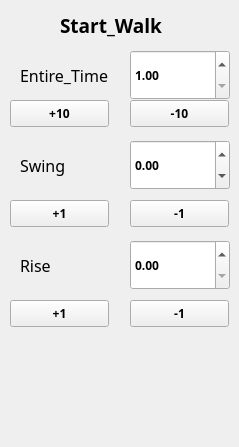
      <widget class="QWidget" name="page_5">
       <property name="geometry">
        <rect>
         <x>0</x>
         <y>0</y>
         <width>239</width>
         <height>447</height>
        </rect>
       </property>
       <attribute name="label">
        <string>Start_Walk</string>
       </attribute>
       <widget class="QPushButton" name="Start_Entire_Time_Minus_Button">
        <property name="geometry">
         <rect>
          <x>130</x>
          <y>100</y>
          <width>99</width>
          <height>27</height>
         </rect>
        </property>
        <property name="font">
         <font>
          <family>NanumBarunGothic</family>
          <weight>75</weight>
          <bold>true</bold>
         </font>
        </property>
        <property name="text">
         <string>-10</string>
        </property>
       </widget>
       <widget class="QPushButton" name="Start_Entire_Time_Plus_Button">
        <property name="geometry">
         <rect>
          <x>10</x>
          <y>100</y>
          <width>99</width>
          <height>27</height>
         </rect>
        </property>
        <property name="font">
         <font>
          <family>NanumBarunGothic</family>
          <weight>75</weight>
          <bold>true</bold>
         </font>
        </property>
        <property name="text">
         <string>+10</string>
        </property>
       </widget>
       <widget class="QDoubleSpinBox" name="Start_Swing_Box">
        <property name="geometry">
         <rect>
          <x>130</x>
          <y>140</y>
          <width>100</width>
          <height>50</height>
         </rect>
        </property>
        <property name="font">
         <font>
          <family>NanumBarunGothic</family>
          <weight>75</weight>
          <bold>true</bold>
         </font>
        </property>
        <property name="minimum">
         <double>-50.000000000000000</double>
        </property>
        <property name="maximum">
         <double>50.000000000000000</double>
        </property>
       </widget>
       <widget class="QPushButton" name="Start_Swing_Minus_Button">
        <property name="geometry">
         <rect>
          <x>130</x>
          <y>200</y>
          <width>99</width>
          <height>27</height>
         </rect>
        </property>
        <property name="font">
         <font>
          <family>NanumBarunGothic</family>
          <weight>75</weight>
          <bold>true</bold>
         </font>
        </property>
        <property name="text">
         <string>-1</string>
        </property>
       </widget>
       <widget class="QDoubleSpinBox" name="Start_Entire_Time_Box">
        <property name="geometry">
         <rect>
          <x>130</x>
          <y>50</y>
          <width>100</width>
          <height>50</height>
         </rect>
        </property>
        <property name="font">
         <font>
          <family>NanumBarunGothic</family>
          <weight>75</weight>
          <bold>true</bold>
         </font>
        </property>
        <property name="minimum">
         <double>1.000000000000000</double>
        </property>
        <property name="maximum">
         <double>200.000000000000000</double>
        </property>
        <property name="singleStep">
         <double>10.000000000000000</double>
        </property>
       </widget>
       <widget class="QLabel" name="label_30">
        <property name="geometry">
         <rect>
          <x>60</x>
          <y>0</y>
          <width>131</width>
          <height>50</height>
         </rect>
        </property>
        <property name="font">
         <font>
          <family>NanumBarunGothic</family>
          <pointsize>14</pointsize>
          <weight>75</weight>
          <bold>true</bold>
         </font>
        </property>
        <property name="text">
         <string>Start_Walk</string>
        </property>
       </widget>
       <widget class="QPushButton" name="Start_Swing_Plus_Button">
        <property name="geometry">
         <rect>
          <x>10</x>
          <y>200</y>
          <width>99</width>
          <height>27</height>
         </rect>
        </property>
        <property name="font">
         <font>
          <family>NanumBarunGothic</family>
          <weight>75</weight>
          <bold>true</bold>
         </font>
        </property>
        <property name="text">
         <string>+1</string>
        </property>
       </widget>
       <widget class="QLabel" name="label_31">
        <property name="geometry">
         <rect>
          <x>20</x>
          <y>140</y>
          <width>110</width>
          <height>50</height>
         </rect>
        </property>
        <property name="font">
         <font>
          <family>NanumBarunGothic</family>
          <pointsize>12</pointsize>
          <weight>50</weight>
          <bold>false</bold>
         </font>
        </property>
        <property name="text">
         <string>Swing</string>
        </property>
       </widget>
       <widget class="QLabel" name="label_29">
        <property name="geometry">
         <rect>
          <x>20</x>
          <y>50</y>
          <width>110</width>
          <height>50</height>
         </rect>
        </property>
        <property name="font">
         <font>
          <family>NanumBarunGothic</family>
          <pointsize>12</pointsize>
          <weight>50</weight>
          <bold>false</bold>
         </font>
        </property>
        <property name="text">
         <string>Entire_Time</string>
        </property>
       </widget>
       <widget class="QDoubleSpinBox" name="Start_Rise_Box">
        <property name="geometry">
         <rect>
          <x>130</x>
          <y>240</y>
          <width>100</width>
          <height>50</height>
         </rect>
        </property>
        <property name="font">
         <font>
          <family>NanumBarunGothic</family>
          <weight>75</weight>
          <bold>true</bold>
         </font>
        </property>
        <property name="maximum">
         <double>50.000000000000000</double>
        </property>
       </widget>
       <widget class="QPushButton" name="Start_Rise_Minus_Button">
        <property name="geometry">
         <rect>
          <x>130</x>
          <y>300</y>
          <width>99</width>
          <height>27</height>
         </rect>
        </property>
        <property name="font">
         <font>
          <family>NanumBarunGothic</family>
          <weight>75</weight>
          <bold>true</bold>
         </font>
        </property>
        <property name="text">
         <string>-1</string>
        </property>
       </widget>
       <widget class="QLabel" name="label_32">
        <property name="geometry">
         <rect>
          <x>20</x>
          <y>240</y>
          <width>110</width>
          <height>50</height>
         </rect>
        </property>
        <property name="font">
         <font>
          <family>NanumBarunGothic</family>
          <pointsize>12</pointsize>
          <weight>50</weight>
          <bold>false</bold>
         </font>
        </property>
        <property name="text">
         <string>Rise</string>
        </property>
       </widget>
       <widget class="QPushButton" name="Start_Rise_Plus_Button">
        <property name="geometry">
         <rect>
          <x>10</x>
          <y>300</y>
          <width>99</width>
          <height>27</height>
         </rect>
        </property>
        <property name="font">
         <font>
          <family>NanumBarunGothic</family>
          <weight>75</weight>
          <bold>true</bold>
         </font>
        </property>
        <property name="text">
         <string>+1</string>
        </property>
       </widget>
      </widget>
